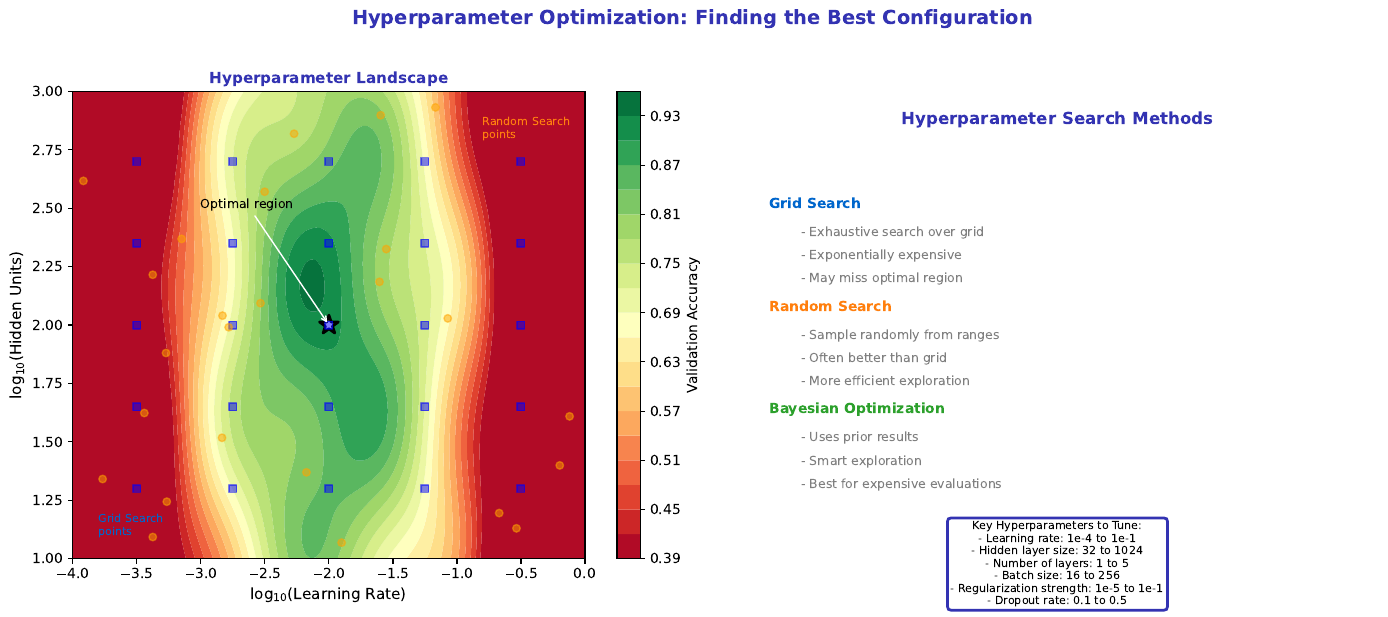

This chart was generated by the following Python code:
"""
Hyperparameter Search Landscape
Module 3: Training Neural Networks
"""

import matplotlib.pyplot as plt
import numpy as np

CHART_METADATA = {
    'title': 'Hyperparameter Landscape',
    'url': 'https://github.com/QuantLet/neural-networks-introduction/tree/main/hyperparameter_landscape'
}

# Colors
mlpurple = '#3333B2'
mlblue = '#0066CC'
mlorange = '#FF7F0E'
mlgreen = '#2CA02C'
mlred = '#D62728'
mlgray = '#7F7F7F'

fig, axes = plt.subplots(1, 2, figsize=(14, 6))

np.random.seed(42)

# ==================== LEFT: 2D Hyperparameter Landscape ====================
ax = axes[0]

# Create hyperparameter grid
lr = np.linspace(-4, 0, 100)  # log10(learning rate)
hidden = np.linspace(1, 3, 100)  # log10(hidden units)
LR, HIDDEN = np.meshgrid(lr, hidden)

# Simulated validation accuracy surface
acc = (0.9 - 0.3 * (LR + 2)**2 - 0.1 * (HIDDEN - 2)**2
       - 0.05 * np.sin(LR * 5) * np.sin(HIDDEN * 5))
acc = np.clip(acc, 0.4, 0.95)

contour = ax.contourf(LR, HIDDEN, acc, levels=20, cmap='RdYlGn')
plt.colorbar(contour, ax=ax, label='Validation Accuracy')

# Mark optimal region
ax.scatter([-2], [2], c='white', s=200, marker='*', edgecolors='black', linewidths=2)
ax.annotate('Optimal region', xy=(-2, 2), xytext=(-3, 2.5), fontsize=9,
            arrowprops=dict(arrowstyle='->', color='white'))

ax.set_xlabel('log$_{10}$(Learning Rate)', fontsize=11)
ax.set_ylabel('log$_{10}$(Hidden Units)', fontsize=11)
ax.set_title('Hyperparameter Landscape', fontsize=11, fontweight='bold', color=mlpurple)

# Grid search points
grid_lr = np.linspace(-3.5, -0.5, 5)
grid_hidden = np.linspace(1.3, 2.7, 5)
for l in grid_lr:
    for h in grid_hidden:
        ax.scatter([l], [h], c='blue', s=30, marker='s', alpha=0.5)

ax.text(-3.8, 1.1, 'Grid Search\npoints', fontsize=8, color=mlblue)

# Random search points
rand_lr = np.random.uniform(-4, 0, 25)
rand_hidden = np.random.uniform(1, 3, 25)
ax.scatter(rand_lr, rand_hidden, c='orange', s=30, marker='o', alpha=0.5)
ax.text(-0.8, 2.8, 'Random Search\npoints', fontsize=8, color=mlorange)

# ==================== RIGHT: Search Methods Comparison ====================
ax = axes[1]
ax.set_xlim(0, 10)
ax.set_ylim(0, 10)
ax.axis('off')

ax.text(5, 9.3, 'Hyperparameter Search Methods', fontsize=12, fontweight='bold',
        ha='center', color=mlpurple)

methods = [
    ('Grid Search', mlblue, [
        'Exhaustive search over grid',
        'Exponentially expensive',
        'May miss optimal region',
    ]),
    ('Random Search', mlorange, [
        'Sample randomly from ranges',
        'Often better than grid',
        'More efficient exploration',
    ]),
    ('Bayesian Optimization', mlgreen, [
        'Uses prior results',
        'Smart exploration',
        'Best for expensive evaluations',
    ]),
]

y_start = 7.5
for name, color, points in methods:
    ax.text(0.5, y_start, name, fontsize=10, fontweight='bold', color=color)
    for i, point in enumerate(points):
        ax.text(1, y_start - 0.6 - i * 0.5, '- ' + point, fontsize=9, color=mlgray)
    y_start -= 2.2

# Common hyperparameters box
hyperparams = """Key Hyperparameters to Tune:
- Learning rate: 1e-4 to 1e-1
- Hidden layer size: 32 to 1024
- Number of layers: 1 to 5
- Batch size: 16 to 256
- Regularization strength: 1e-5 to 1e-1
- Dropout rate: 0.1 to 0.5"""

ax.text(5, 0.8, hyperparams, ha='center', va='top', fontsize=8,
        bbox=dict(boxstyle='round,pad=0.3', facecolor='white', edgecolor=mlpurple, linewidth=2))

fig.suptitle('Hyperparameter Optimization: Finding the Best Configuration',
             fontsize=14, fontweight='bold', color=mlpurple, y=1.02)

plt.tight_layout()
plt.savefig('hyperparameter_landscape.pdf', format='pdf', bbox_inches='tight', dpi=300)
plt.savefig('hyperparameter_landscape.png', format='png', bbox_inches='tight', dpi=300)
plt.close()

print("Generated: hyperparameter_landscape.pdf")
